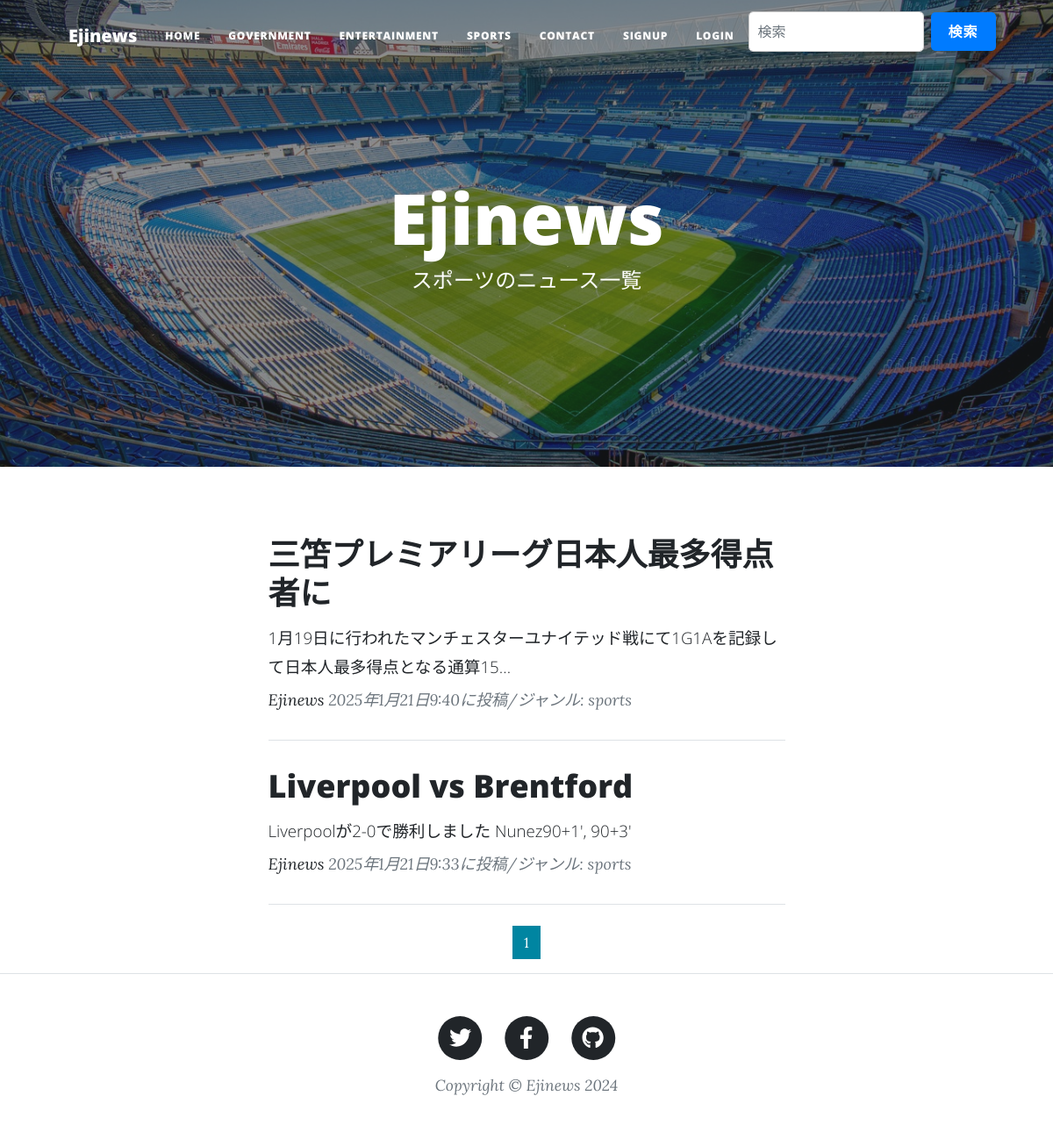
The app's page /sports-list/ with its own data.
### Ejinews/models.py (models this page shows, shortened)
class AddNews(models.Model):
    CATEGORY = (('government','政治,経済'),
                ('entertainment','エンターテインメント'),
                ('sports','スポーツ'),
                )
    title = models.CharField(
        verbose_name='タイトル',
        max_length=200
    )
    content = models.TextField(
        verbose_name='本文'
    )
    posted_at = models.DateTimeField(
        verbose_name='投稿日時',
        auto_now_add=True
    )
    category = models.CharField(
        verbose_name='ジャンル',
        max_length=50,
        choices=CATEGORY
    )

### Ejinews/views.py (the view)
# urls.py: path('sports-list/', views.SportsView.as_view(), name='sports_list'),
class SportsView(ListView):
    template_name = 'sports_list.html'
    model = AddNews
    context_object_name = 'sports_records'
    queryset = AddNews.objects.filter(category='sports').order_by('-posted_at')
    paginate_by = 2

### Ejinews/templates/sports_list.html (shortened to what this page needs)
{% extends 'base.html' %}
{% load static %}
{% block header %}
<header class="masthead" style="background-image: url({% static 'assets/img/スポーツ.jpg' %})">
    <div class="container position-relative px-4 px-lg-5">
        <div class="row gx-4 gx-lg-5 justify-content-center">
            <div class="col-md-10 col-lg-8 col-xl-7">
                <div class="site-heading">
                    <h1>Ejinews</h1>
                    <span class="subheading">スポーツのニュース一覧</span>
                </div>
            </div>
        </div>
    </div>
</header>
{% endblock %}
{% block contents %}
<div class="container px-4 px-lg-5">
    <div class="row gx-4 gx-lg-5 justify-content-center">
        <div class="col-md-10 col-lg-8 col-xl-7">
            {% for record in sports_records %}
            <div class="post-preview">
                <a href="{% url 'Ejinews:news_detail' record.pk %}">
                    <h2 class="post-title">
                        {{record.title}}
                    </h2>
                    <h3 class="post-subtitle">
                        <span style="font-size: 14pt;">
                            {{record.content|truncatechars:50}}
                        </span>
                    </h3>
                </a>
                <p class="post-meta">
                    <a href="#">Ejinews</a>
                    {{record.posted_at}}に投稿/ジャンル:
                    {{record.category}}
                </p>
            </div>
            <hr class="my-4" />
            {% endfor %}
            {% include "pagination.html" %}
        </div>
    </div>
</div>
{% endblock %}

### records on screen
AddNews: title "三笘プレミアリーグ日本人最多得点者に", content "1月19日に行われたマンチェスターユナイテッド戦にて1G1Aを記録して日本人最多得点となる通算15…", posted_at "2025年1月21日9:40", category "sports"
AddNews: title "Liverpool vs Brentford", content "Liverpoolが2-0で勝利しました Nunez90+1', 90+3'", posted_at "2025年1月21日9:33", category "sports"

### other values on screen
{{ num }} "1"
